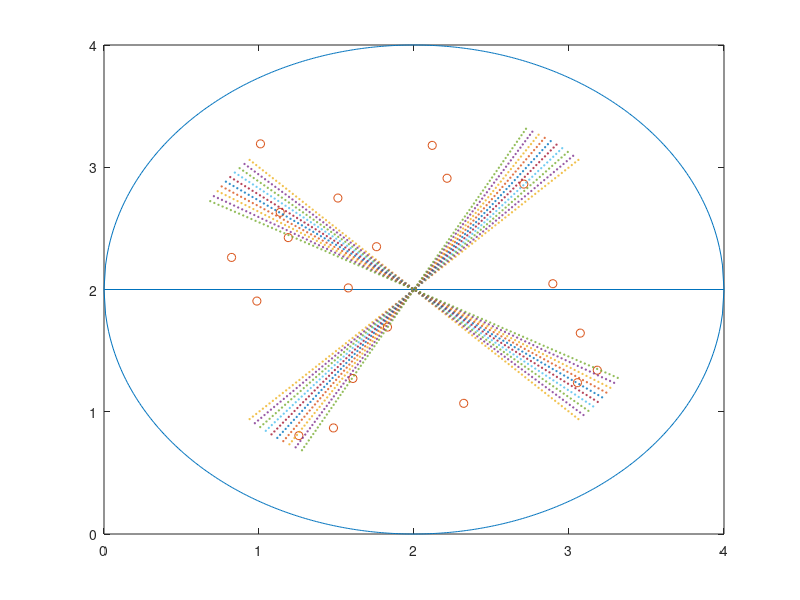

This figure's MATLAB source:
clear,clc

l = 4;
umbral = 0.1;
n = 20; % Numero de particulas.
d = 2; % Numero de dimensiones.
t = 15; % Numero de pasos.
vel = 0.5; % Valor maximo de paso dimensional permitido.
pos = unifrnd(0.2 * l, 0.8 * l, n, d); % 0.2 y 0.8 son valores arbitrarios para que las particulas esten dentro del molino. 
tam = 20 * ones(1, n); % Vector de tamaño para n particulas.
nmax = 100; % Maximo numero de particulas que pueden existir.
vel_stirr = 0.01*pi;

r_mill = 2;
r_st = 1.5;
x = 0: 0.01: 2*r_mill;
yup = sqrt(r_mill^2 - (x - r_mill).^2) + r_mill;
ydown = -1 * sqrt(r_mill^2 - (x - r_mill).^2) + r_mill;
mill = vertcat(horzcat(x',yup'),horzcat(x',ydown'));
plot(mill(:, 1), mill(:, 2));
hold on

plot(pos(:, 1), pos(:, 2), 'o', 'markersize', 6);
hold on

t1 = 0.25*pi;
t2 = 0.75*pi;
for i=1:10
  theta_s1 = (linspace(t1, t1, 100))';
  theta_s2 = (linspace(t2, t2, 100))';
  r_stirr = (linspace(-r_st, r_st, 100))';
  x_s1 = (r_stirr * cos(t1)) + r_mill;
  y_s1 = (r_stirr * sin(t1)) + r_mill;
  x_s2 = (r_stirr * cos(t2)) + r_mill;
  y_s2 = (r_stirr * sin(t2)) + r_mill;
  stirrer = vertcat(horzcat(x_s1,y_s1),horzcat(x_s2,y_s2));
  plot(stirrer(:, 1), stirrer(:, 2), 'o', 'markersize', 1);
  t1 += vel_stirr;
  t2 += vel_stirr;
  pause(0.5)
  
endfor